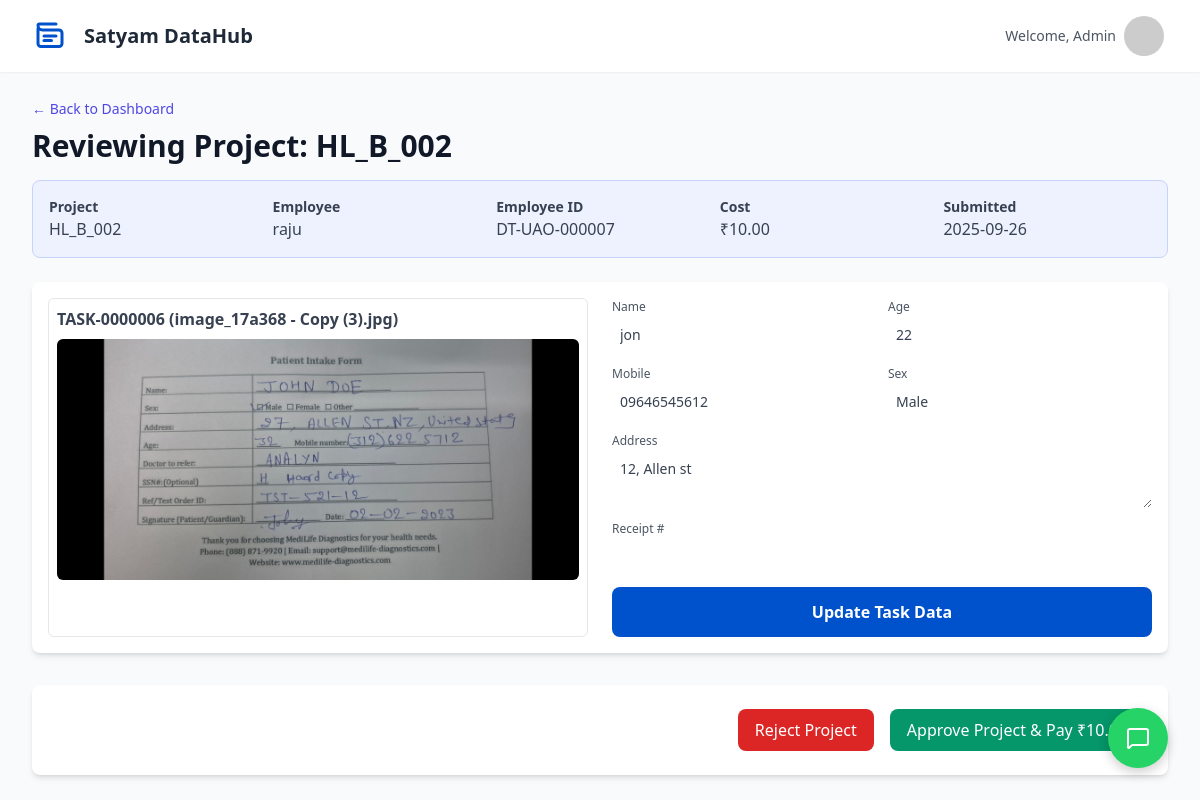
Screenshot of /admin/review/2 (signed in) with the database file from the repository.
### tables this page shows
CREATE TABLE users (
            id INTEGER PRIMARY KEY AUTOINCREMENT,
            employee_id TEXT NOT NULL UNIQUE,
            name TEXT NOT NULL,
            email TEXT NOT NULL UNIQUE,
            password_hash TEXT NOT NULL,
            role TEXT NOT NULL, -- 'admin' or 'employee'
            joining_date TIMESTAMP DEFAULT CURRENT_TIMESTAMP,
            status TEXT NOT NULL DEFAULT 'active', -- 'active' or 'inactive'
            wallet_balance REAL NOT NULL DEFAULT 0.0,
            profile_picture TEXT, -- Filename of the uploaded avatar
            bank_details TEXT, -- Stored as a JSON string
            
            -- Enhanced profile fields
            phone_number TEXT,
            gender TEXT,
            date_of_birth DATE,
            designation TEXT,
            last_login TIMESTAMP
        );

CREATE TABLE projects (
            id INTEGER PRIMARY KEY AUTOINCREMENT,
            project_name TEXT NOT NULL UNIQUE,
            employee_id INTEGER NOT NULL,
            status TEXT NOT NULL DEFAULT 'In Progress', -- 'In Progress', 'In Review', 'Approved', 'Rejected'
            assigned_date TIMESTAMP DEFAULT CURRENT_TIMESTAMP,
            cost REAL NOT NULL DEFAULT 0.0,
            security_deposit REAL NOT NULL DEFAULT 0.0,
            expiry_date TIMESTAMP,
            
            -- Future-proof field
            notes TEXT, -- For admin comments on a project
            
            FOREIGN KEY (employee_id) REFERENCES users (id)
        );

CREATE TABLE tasks (
            id INTEGER PRIMARY KEY AUTOINCREMENT,
            project_id INTEGER NOT NULL, -- This links the task to a project
            image_id INTEGER NOT NULL,  -- This links the task to an image
            status TEXT NOT NULL DEFAULT 'Pending', -- 'Pending', 'Saved', 'Submitted'
            data_json TEXT, -- Stores the entered data as a JSON string
            
            -- Future-proof field
            last_updated TIMESTAMP,
            
            FOREIGN KEY (project_id) REFERENCES projects (id),
            FOREIGN KEY (image_id) REFERENCES images (id)
        );

CREATE TABLE images (
            id INTEGER PRIMARY KEY AUTOINCREMENT,
            filename TEXT NOT NULL UNIQUE,
            status TEXT NOT NULL DEFAULT 'unassigned' -- 'unassigned' or 'assigned'
        );

### app.py (the view)
@app.route('/admin/review/<int:project_id>')
def review_project(project_id):
    if g.user is None or g.user['role'] != 'admin': return redirect(url_for('login'))
    project = query_db("SELECT p.*, u.name as employee_name, u.employee_id as emp_id FROM projects p JOIN users u ON p.employee_id = u.id WHERE p.id = ?", [project_id], one=True)
    tasks = query_db("SELECT t.id, t.data_json, i.filename FROM tasks t JOIN images i ON t.image_id = i.id WHERE t.project_id = ? ORDER BY t.id", [project_id])
    project_tasks = [dict(task, data=json.loads(task['data_json']) if task['data_json'] else {}) for task in tasks]
    return render_template('admin_review.html', project=project, tasks=project_tasks)

### app.py (called while the page is built)
@app.before_request
def before_request():
    g.user = None
    if 'user_id' in session:
        g.user = query_db('SELECT * FROM users WHERE id = ?', [session['user_id']], one=True)

def get_db():
    if 'db' not in g:
        g.db = sqlite3.connect(app.config['DATABASE'], detect_types=sqlite3.PARSE_DECLTYPES)
        g.db.row_factory = sqlite3.Row
    return g.db

def query_db(query, args=(), one=False):
    cur = get_db().execute(query, args); rv = cur.fetchall(); cur.close()
    return (rv[0] if rv else None) if one else rv

### templates/admin_review.html
{% extends "layout.html" %}
{% block content %}
<main class="mx-auto max-w-7xl py-6 sm:px-6 lg:px-8">
    <div class="mb-4">
        <a href="{{ url_for('admin_dashboard') }}" class="text-sm font-medium text-indigo-600 hover:text-indigo-500">&larr; Back to Dashboard</a>
        <h1 class="text-3xl font-bold text-gray-900 mt-2">Reviewing Project: {{ project.project_name }}</h1>
    </div>
    <div class="mb-6 bg-indigo-50 p-4 rounded-lg border border-indigo-200">
        <div class="grid grid-cols-2 md:grid-cols-5 gap-4">
            <div><p class="text-sm font-semibold">Project</p><p>{{ project.project_name }}</p></div>
            <div><p class="text-sm font-semibold">Employee</p><p>{{ project.employee_name }}</p></div>
            <div><p class="text-sm font-semibold">Employee ID</p><p>{{ project.emp_id }}</p></div>
            <div><p class="text-sm font-semibold">Cost</p><p>₹{{ "%.2f"|format(project.cost) }}</p></div>
            <div><p class="text-sm font-semibold">Submitted</p><p>{{ project.assigned_date.strftime('%Y-%m-%d') }}</p></div>
        </div>
    </div>
    <div class="space-y-6">
    {% for task in tasks %}
        <div class="grid grid-cols-1 lg:grid-cols-2 gap-6 bg-white p-4 rounded-lg shadow-md data-entry-grid">
            <div class="p-2 border rounded-md data-entry-image-viewer">
                <h3 class="font-bold text-gray-700 mb-2">TASK-{{ "%07d"|format(task.id) }} ({{ task.filename }})</h3>
                <img src="{{ url_for('uploaded_file', filename=task.filename) }}" alt="Task image" class="w-full h-auto rounded-md" />
            </div>
            <div>
                <form action="{{ url_for('update_task_data', task_id=task.id) }}" method="POST" class="space-y-3">
                    <div class="grid grid-cols-2 gap-3">
                        <div><label class="form-label-sm">Name</label><input type="text" name="name" value="{{ task.data.get('name', '') }}" class="form-input-sm"></div>
                        <div><label class="form-label-sm">Age</label><input type="text" name="age" value="{{ task.data.get('age', '') }}" class="form-input-sm"></div>
                        <div><label class="form-label-sm">Mobile</label><input type="text" name="mobileNumber" value="{{ task.data.get('mobileNumber', '') }}" class="form-input-sm"></div>
                        <div><label class="form-label-sm">Sex</label><input type="text" name="sex" value="{{ task.data.get('sex', '') }}" class="form-input-sm"></div>
                    </div>
                    <div><label class="form-label-sm">Address</label><textarea name="address" rows="2" class="form-input-sm">{{ task.data.get('address', '') }}</textarea></div>
                    <div><label class="form-label-sm">Receipt #</label><input type="text" name="receiptNumber" value="{{ task.data.get('receiptNumber', '') }}" class="form-input-sm"></div>
                    <button type="submit" class="btn-primary w-full mt-2">Update Task Data</button>
                </form>
            </div>
        </div>
    {% endfor %}
    </div>
    <div class="mt-8 bg-white p-6 rounded-lg shadow-md flex justify-end space-x-4">
        <form action="{{ url_for('finalize_project', project_id=project.id) }}" method="POST"><input type="hidden" name="action" value="reject"><button type="submit" class="btn-danger">Reject Project</button></form>
        <form action="{{ url_for('finalize_project', project_id=project.id) }}" method="POST"><input type="hidden" name="action" value="approve"><button type="submit" class="btn-secondary">Approve Project & Pay ₹{{ "%.2f"|format(project.cost) }}</button></form>
    </div>
</main>
{% endblock %}

### templates/layout.html (shortened to what this page needs)
<!DOCTYPE html>
<html lang="en" class="h-full bg-gray-50">
<head>
    <script src="https://cdn.tailwindcss.com"></script>
    <link rel="stylesheet" href="{{ url_for('static', filename='css/style.css') }}">
</head>
<body class="h-full font-sans">
    <div id="app">
        {% if g.user %}
        <header class="bg-white shadow-sm sticky top-0 z-20">
            <div class="mx-auto max-w-7xl py-3 px-4 sm:px-6 lg:px-8">
                <div class="flex items-center justify-between">
                    <div class="logo-container">
                        <h1 class="logo-text-header">Satyam DataHub</h1>
                    </div>
                    <div class="relative">
                        <button onclick="toggleMenu(event)" class="flex items-center space-x-2 p-1 rounded-full focus:outline-none focus:ring-2 focus:ring-offset-2 focus:ring-indigo-500">
                            <span class="text-sm text-gray-600 font-medium hidden md:block">Welcome, {{ g.user.name }}</span>
                            <img class="h-10 w-10 rounded-full object-cover"
                                 src="{{ url_for('avatar_file', filename=g.user.profile_picture) if g.user.profile_picture else 'https://ui-avatars.com/api/?name=' + g.user.name|replace(' ', '+') + '&background=0052cc&color=fff&bold=true' }}"
                                 alt="Profile picture">
                        </button>
                    </div>
                </div>
            </div>
        </header>
        {% endif %}
        {% block content %}{% endblock %}
        {% if g.user %}
        <button onclick="openContactModal()" class="contact-fab">
            <i data-lucide="message-square"></i>
        </button>
        {% endif %}
    </div>
</body>
</html>

### static/css/style.css (style rules this page uses)
:root { --primary-blue: #0052cc; --primary-hover: #0041a3; --light-blue-bg: #f0f5ff; --success-green: #059669; --success-hover: #047857; --danger-red: #dc2626; --danger-hover: #b91c1c; --gray-text: #374151; --gray-light-text: #6b7280; --gray-border: #d1d5db; --gray-background: #f8fafc; --font-sans: 'Inter', sans-serif; }
body { font-family: var(--font-sans); background-color: var(--gray-background); color: var(--gray-text); -webkit-font-smoothing: antialiased; -moz-osx-font-smoothing: grayscale; }
.logo-container { display: flex; align-items: center; gap: 1rem; }
.btn-primary { display: flex; justify-content: center; background-color: var(--primary-blue); color: white; font-weight: 600; padding: 0.75rem 1rem; border-radius: 0.5rem; border: 1px solid transparent; transition: background-color 0.2s; cursor: pointer; }
.btn-primary:not([style*="width"]) { width: 100%; margin-top: 1.5rem; }
.btn-secondary { background-color: var(--success-green); color: white; font-weight: 500; padding: 0.5rem 1rem; border-radius: 0.5rem; border: 1px solid transparent; transition: background-color 0.2s; cursor: pointer; }
.btn-danger { background-color: var(--danger-red); color: white; font-weight: 500; padding: 0.5rem 1rem; border-radius: 0.5rem; border: 1px solid transparent; transition: background-color 0.2s; cursor: pointer; }
.logo-svg-header { height: 2.25rem; width: auto; }
.logo-text-header { font-size: 1.25rem; font-weight: 700; color: #1f2937; }
.form-label-sm { display: block; font-size: 0.75rem; font-weight: 500; color: #4b5563; }
.form-input-sm { display: block; width: 100%; border-color: #e5e7eb; border-radius: 0.375rem; box-shadow: sm; font-size: 0.875rem; padding: 0.5rem; }
.contact-fab { position: fixed; bottom: 2rem; right: 2rem; background-color: #25D366; color: white; border: none; border-radius: 9999px; width: 60px; height: 60px; box-shadow: 0 4px 12px rgba(0,0,0,0.2); display: flex; align-items: center; justify-content: center; cursor: pointer; transition: all 0.3s ease; z-index: 25; }

### rows the page displays
users: user.name "Admin"
projects: project_name "HL_B_002", cost "10.00", assigned_date "2025-09-26"
users: employee_name "raju", emp_id "DT-UAO-000007"
tasks: id "0000006", filename "image_17a368 - Copy (3).jpg", filename (picture), name "jon", age "22", mobileNumber "09646545612", sex "Male", address "12, Allen st"
